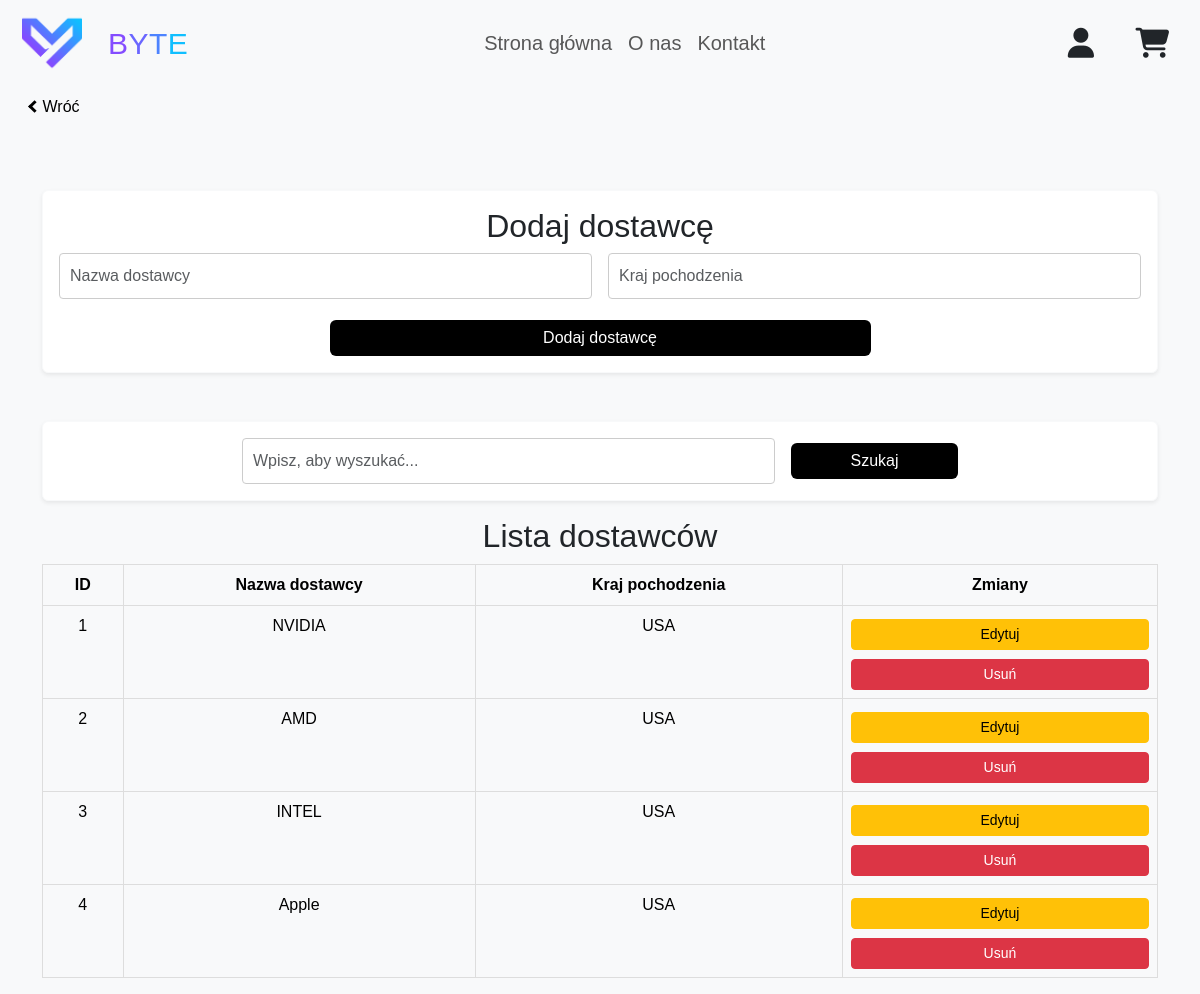
Screenshot of /projekt/zarzadzaj_dostawcami.php (signed in) with the database file from the repository.
### tables this page shows
CREATE TABLE `dostawcy` (
  `id_dostawcy` int NOT NULL,
  `nazwa_dostawcy` varchar(100) NOT NULL,
  `kraj_pochodzenia` varchar(100) DEFAULT NULL
);

### projekt/zarzadzaj_dostawcami.php (the view, shortened to what this page needs)
<?php
require_once 'database.php';
$query_szukaj="SELECT id_dostawcy, nazwa_dostawcy, kraj_pochodzenia FROM dostawcy";
$query=$conn->prepare($query_szukaj);
$query->execute();
$suppliers = $query->get_result();
?>
<!DOCTYPE html>
<html lang="pl">
<head>
    <link rel="stylesheet" href="style.css">
</head>
<body class="bg-light text-dark">
    <nav class="navbar navbar-expand-lg navbar-light bg-light navbar-elements-font">
        <div class="container-fluid">
            <a class="navbar-brand">
                <img src="./css/img/Tech.png" width="30" height="30" class="d-inline-block align-top brand-logo-sizing"
                    alt="Jurzyk">
                <a class="navbar-brand navbar-custom-font"><span class="logop1">B</span><span
                        class="logop2">Y</span><span class="logop3">T</span><span class="logop4">E</span></a>
                <div class="collapse navbar-collapse justify-content-center" id="navbarNavDropdown">
                    <ul class="navbar-nav">
                        <li class="nav-item active">
                            <a class="nav-link" href="./index.php">Strona główna </a>
                        </li>
                        <li class="nav-item">
                            <a class="nav-link" href="./about.php">O nas</a>
                        </li>
                        <li class="nav-item">
                            <a class="nav-link" href="./kontakt.php">Kontakt</a>
                        </li>
                    </ul>
                </div>
                <div class="d-flex align-items-center">
                    <a class="nav-link" href="login.php">
                        <i class="fa-solid fa-user fa-xl fa-fw navicon"></i>
                    </a>
                    <a class="nav-link" href="#">
                        <i class="fa-solid fa-cart-shopping fa-xl fa-fw navicon"></i>
                    </a>
                </div>
        </div>
    </nav>
    <br>
    <br>
    <br>
    <div class="containerArrow">
        <a class="strzalka" href="panel.php"><i class="arrow right"></i>Wróć</a>
    </div>
    <div class="container mt-5">
        <div class="card bg-white mb-5 text-dark text-center border-light shadow-sm">
            <div class="card-body">
                <h2 class="card-title">Dodaj dostawcę</h2>
                <form method="POST" class="row g-3">
                    <div class="col-md-6">
                        <input type="text" name="nazwa_dostawcy" class="form-control" placeholder="Nazwa dostawcy" pattern="[A-Za-zĄąĆćĘęŁłŃńÓóŚśŹźŻż\s]+" required>
                    </div>
                    <div class="col-md-6">
                        <input type="text" name="kraj_pochodzenia" class="form-control" placeholder="Kraj pochodzenia" pattern="[A-Za-zĄąĆćĘęŁłŃńÓóŚśŹźŻż\s]+" required>
                    </div>
                    <div class="col-12 text-center">
                        <button type="submit" name="add_supplier" class="btn btn-primary w-50 buy">Dodaj
                            dostawcę</button>
                    </div>
                </form>
            </div>
        </div>
        <div class="card bg-white mb-3 text-dark text-center border-light shadow-sm">
    <div class="card-body">
        <form method="GET" class="row g-3 justify-content-center">
            <div class="col-md-6">
                <input type="text" name="szukaj" class="form-control" placeholder="Wpisz, aby wyszukać..." value="<?php echo htmlspecialchars($_GET['szukaj'] ?? ''); ?>">
            </div>
            <div class="col-md-2">
                <button type="submit" class="btn btn-primary w-100 buy">Szukaj</button>
            </div>
        </form>
    </div>
</div>
        <h2 class="text-center">Lista dostawców</h2>
        <table class="table table-light table-hover border">
            <thead class="thead-light">
                <tr>
                    <th>ID</th>
                    <th>Nazwa dostawcy</th>
                    <th>Kraj pochodzenia</th>
                    <th>Zmiany</th>
                </tr>
            </thead>
            <tbody>
                <?php while ($supplier = $suppliers->fetch_assoc()): ?>
                    <tr>
                        <td><?php echo htmlspecialchars($supplier['id_dostawcy']); ?></td>
                        <td><?php echo htmlspecialchars($supplier['nazwa_dostawcy']); ?></td>
                        <td><?php echo htmlspecialchars($supplier['kraj_pochodzenia']); ?></td>
                        <td>
                        <button class="btn btn-warning btn-sm w-100 mb-1" type="button" data-bs-toggle="collapse" data-bs-target="#editForm<?php echo $supplier['id_dostawcy']; ?>" aria-expanded="false" aria-controls="editForm<?php echo $supplier['id_dostawcy']; ?>">Edytuj</button>
                            <form method="POST" class="d-inline" onsubmit="return confirm('Czy na pewno chcesz usunąć tego dostawcę?');">
                                <button type="submit" name="delete_supplier"
                                    class="btn btn-danger btn-sm w-100">Usuń</button>
                            </form>
                        </td>
                    </tr>
                <?php endwhile; ?>
            </tbody>
        </table>
    </div>
</body>
</html>

### projekt/zarzadzaj_dostawcami.php (style rules this page uses)
body { background-color: #f8f9fa; font-family: 'Arial', sans-serif; }
.container { max-width: 95%; margin: 0 auto; }
table { width: 100%; border-collapse: collapse; }
table th, table td { text-align: center; padding: 10px; border: 1px solid #ddd; }
table th { background-color: #f4f4f4; font-weight: bold; }
.btn { margin-top: 5px; }

### rows the page displays
dostawcy: id_dostawcy "1", nazwa_dostawcy "NVIDIA", kraj_pochodzenia "USA"
dostawcy: id_dostawcy "2", nazwa_dostawcy "AMD", kraj_pochodzenia "USA"
dostawcy: id_dostawcy "3", nazwa_dostawcy "INTEL", kraj_pochodzenia "USA"
dostawcy: id_dostawcy "4", nazwa_dostawcy "Apple", kraj_pochodzenia "USA"
